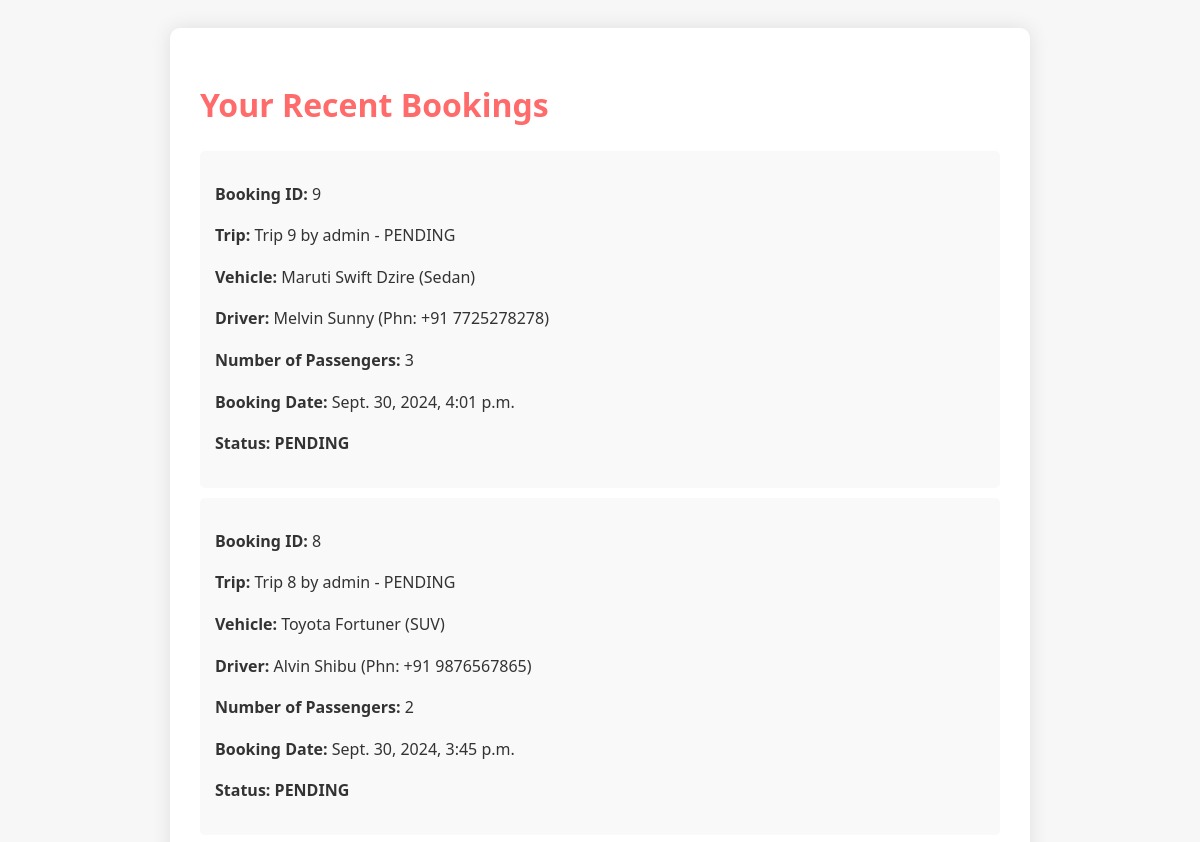
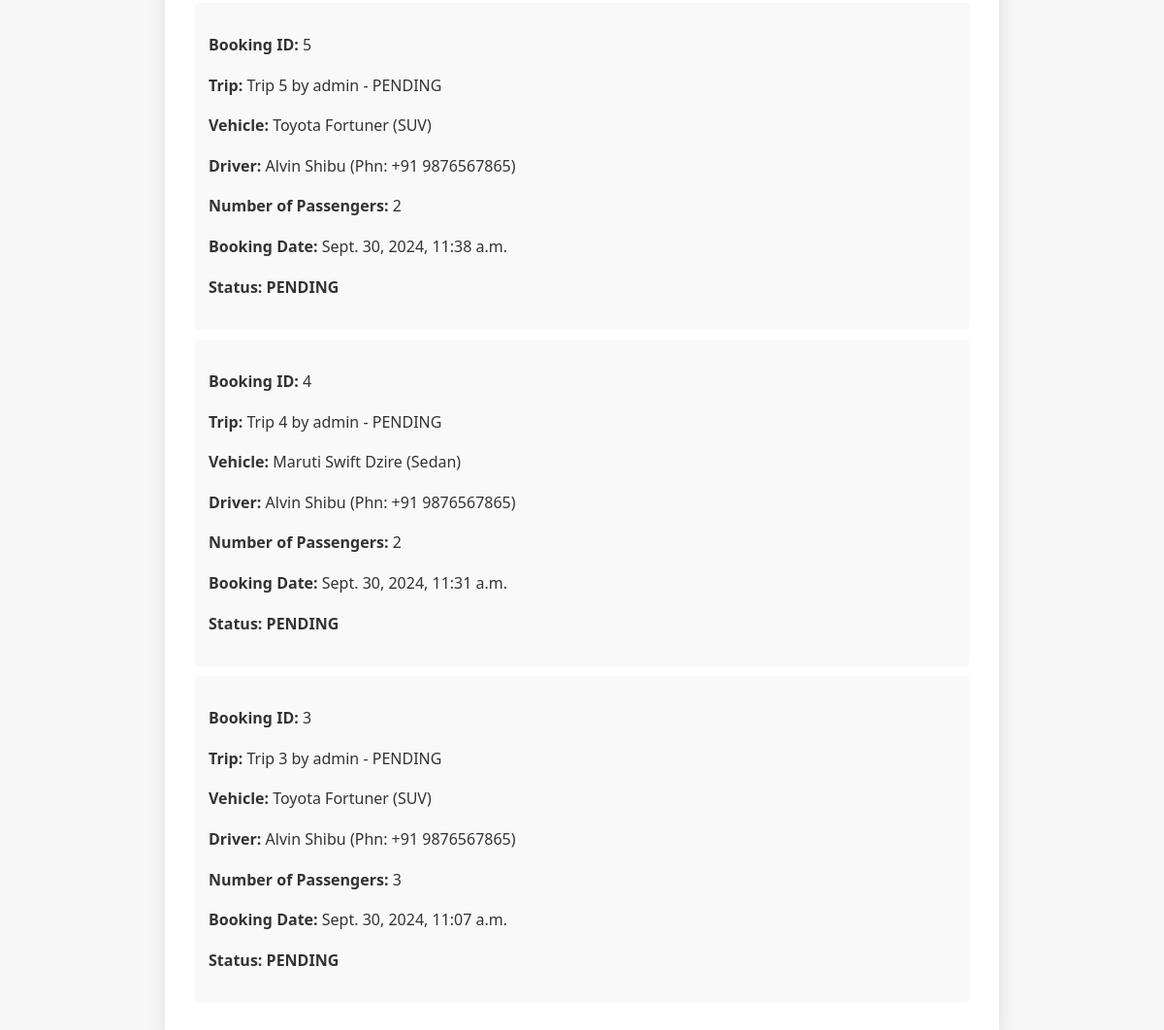
Page /recent-bookings/ (signed in) on the committed database (2 pictures, top to bottom).
### Home/models.py (models this page shows, shortened)
class Booking(models.Model):
    user = models.ForeignKey(User, on_delete=models.CASCADE, related_name='bookings')
    trip = models.ForeignKey(Trip, on_delete=models.CASCADE, related_name='bookings')
    booking_date = models.DateTimeField(auto_now_add=True)
    number_of_passengers = models.IntegerField()

class Trip(models.Model):
    user = models.ForeignKey(User, on_delete=models.CASCADE, related_name='trips')
    driver = models.ForeignKey(Driver, on_delete=models.SET_NULL, null=True, blank=True, related_name='trips')
    vehicle = models.ForeignKey(Vehicle, on_delete=models.SET_NULL, null=True, blank=True, related_name='trips')
    start_location = models.ForeignKey(Location, on_delete=models.CASCADE, related_name='trips_from')  # Using predefined locations
    end_location = models.ForeignKey(Location, on_delete=models.CASCADE, related_name='trips_to')  # Using predefined locations
    start_date = models.DateTimeField()
    end_date = models.DateTimeField()
    status = models.CharField(max_length=20, choices=[
        ('PENDING', 'Pending'),
        ('ONGOING', 'Ongoing'),
        ('COMPLETED', 'Completed'),
        ('CANCELLED', 'Cancelled')
    ], default='PENDING')
    def __str__(self):
        return f"Trip {self.id} by {self.user.username} - {self.status}"

class Vehicle(models.Model):
    driver = models.ForeignKey(Driver, on_delete=models.CASCADE, related_name='vehicles')
    vehicle_type = models.CharField(max_length=20)  # e.g., Car, Bike, Auto
    vehicle_model = models.CharField(max_length=50)
    registration_number = models.CharField(max_length=20, unique=True)
    seating_capacity = models.IntegerField()
    color = models.CharField(max_length=30)
    available = models.BooleanField(default=True)  # To indicate if the vehicle is available
    fare_per_km = models.DecimalField(max_digits=10, decimal_places=2,default=0)

class Driver(models.Model):
    name = models.CharField(max_length=15,default="driver")
    phone_number = models.CharField(max_length=15)
    license_number = models.CharField(max_length=20)
    address = models.TextField()
    rating = models.FloatField(default=0.0)  # Driver rating
    joined_date = models.DateTimeField(auto_now_add=True)

### Home/views.py (the view)
# urls.py: path('recent-bookings/', views.recent_bookings, name='recent_bookings'),
@login_required
def recent_bookings(request):
    bookings = Booking.objects.filter(user=request.user).order_by('-booking_date')[:10]  # Get the latest 10 bookings
    context = {
        'bookings': bookings,
    }
    return render(request, 'recent_bookings.html', context)

### templates/recent_bookings.html (shortened to what this page needs)
{% load static %}
<!DOCTYPE html>
<html lang="en">
<head>
    <link href="https://cdnjs.cloudflare.com/ajax/libs/font-awesome/6.0.0-beta3/css/all.min.css" rel="stylesheet">
</head>
<body>
    <div class="container">
        <h1>Your Recent Bookings</h1>
        {% if bookings %}
            {% for booking in bookings %}
                <div class="booking-item">
                    <p><strong>Booking ID:</strong> {{ booking.id }}</p>
                    <p><strong>Trip:</strong> {{ booking.trip }}</p>
                    <p><strong>Vehicle:</strong> {{ booking.trip.vehicle.vehicle_model }} ({{ booking.trip.vehicle.vehicle_type }})</p>
                    <p><strong>Driver:</strong> {{ booking.trip.driver.name }} (Phn: +91 {{ booking.trip.driver.phone_number }})</p>
                    <p><strong>Number of Passengers:</strong> {{ booking.number_of_passengers }}</p>
                    <p><strong>Booking Date:</strong> {{ booking.booking_date }}</p>
                    <p class="status"><strong>Status:</strong> {{ booking.trip.status }}</p>
                </div>
            {% endfor %}
        {% else %}
            <p>You have no recent bookings.</p>
        {% endif %}
    </div>
</body>
</html>

### templates/recent_bookings.html (style rules this page uses)
body { font-family: 'Segoe UI', Tahoma, Geneva, Verdana, sans-serif; line-height: 1.6; color: #333; background-color: #F7F7F7; padding: 20px; }
.container { max-width: 800px; margin: 0 auto; background-color: #fff; padding: 30px; border-radius: 10px; box-shadow: 0 0 20px rgba(0, 0, 0, 0.1); }
h1 { color: #FF6B6B; margin-bottom: 20px; }
.booking-item { background-color: #f9f9f9; padding: 15px; border-radius: 5px; margin-bottom: 10px; }
.status { font-weight: bold; }

### rows in the picture
Booking: id "9", trip "Trip 9 by admin - PENDING", trip.vehicle.vehicle_model "Maruti Swift Dzire", trip.vehicle.vehicle_type "Sedan", trip.driver.name "Melvin Sunny", trip.driver.phone_number "7725278278", number_of_passengers "3", booking_date "Sept. 30, 2024, 4:01 p.m.", trip.status "PENDING"
Booking: id "8", trip "Trip 8 by admin - PENDING", trip.vehicle.vehicle_model "Toyota Fortuner", trip.vehicle.vehicle_type "SUV", trip.driver.name "Alvin Shibu", trip.driver.phone_number "9876567865", number_of_passengers "2", booking_date "Sept. 30, 2024, 3:45 p.m.", trip.status "PENDING"
Booking: id "5", trip "Trip 5 by admin - PENDING", trip.vehicle.vehicle_model "Toyota Fortuner", trip.vehicle.vehicle_type "SUV", trip.driver.name "Alvin Shibu", trip.driver.phone_number "9876567865", number_of_passengers "2", booking_date "Sept. 30, 2024, 11:38 a.m.", trip.status "PENDING"
Booking: id "4", trip "Trip 4 by admin - PENDING", trip.vehicle.vehicle_model "Maruti Swift Dzire", trip.vehicle.vehicle_type "Sedan", trip.driver.name "Alvin Shibu", trip.driver.phone_number "9876567865", number_of_passengers "2", booking_date "Sept. 30, 2024, 11:31 a.m.", trip.status "PENDING"
Booking: id "3", trip "Trip 3 by admin - PENDING", trip.vehicle.vehicle_model "Toyota Fortuner", trip.vehicle.vehicle_type "SUV", trip.driver.name "Alvin Shibu", trip.driver.phone_number "9876567865", number_of_passengers "3", booking_date "Sept. 30, 2024, 11:07 a.m.", trip.status "PENDING"
